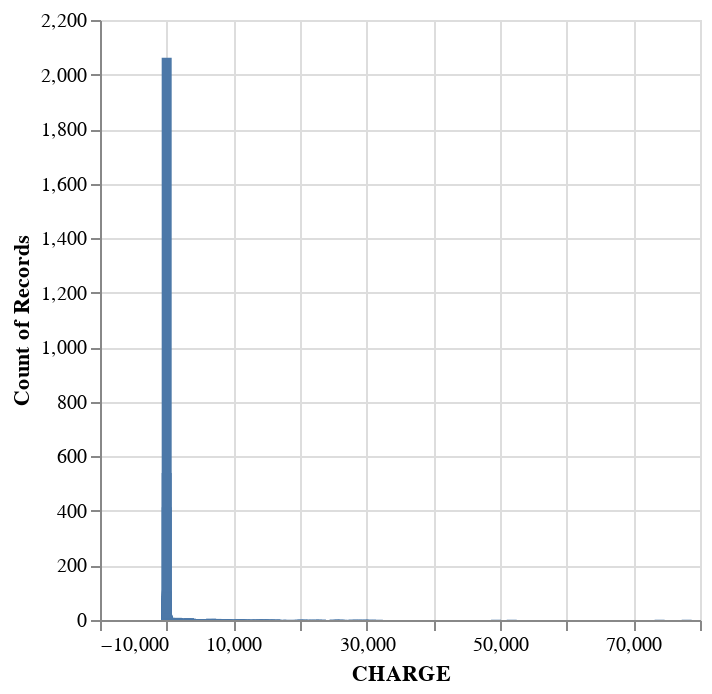

Notebook code for this chart:
### Code cell
# Create a bar chart (Charge)
alt.Chart(charges).mark_bar().encode(
    x='CHARGE:Q',
    y='count()',
)

### Figure 1 — Vega specification as saved in the notebook (floating-point values rounded to 4 significant figures; data arrays with more than 128 entries replaced by an {"elided": "..."} marker saying what was removed)
{"$schema": "https://vega.github.io/schema/vega/v5.json", "data": [{"name": "source_0", "values": {"elided": "3129 records"}}, {"name": "source_0_x_domain_CHARGE", "values": [{"min": 0.01, "max": 78000.0}]}, {"name": "source_0_y_domain___count", "values": [{"min": 1, "max": 2062}]}], "marks": [{"type": "rect", "name": "marks", "from": {"data": "source_0"}, "encode": {"update": {"y2": {"value": 0, "scale": "y"}, "description": {"signal": "\"CHARGE: \" + (format(datum[\"CHARGE\"], \"\")) + \"; Count of Records: \" + (format(datum[\"__count\"], \"\"))"}, "fill": {"value": "#4c78a8"}, "ariaRoleDescription": {"value": "bar"}, "xc": {"field": "CHARGE", "scale": "x"}, "y": {"field": "__count", "scale": "y"}, "width": {"value": 5}}}, "style": ["bar"]}], "scales": [{"name": "x", "type": "linear", "domain": [{"signal": "(data(\"source_0_x_domain_CHARGE\")[0] || {}).min"}, {"signal": "(data(\"source_0_x_domain_CHARGE\")[0] || {}).max"}], "range": [0, {"signal": "width"}], "zero": false, "nice": true, "padding": 5}, {"name": "y", "type": "linear", "domain": [{"signal": "(data(\"source_0_y_domain___count\")[0] || {}).min"}, {"signal": "(data(\"source_0_y_domain___count\")[0] || {}).max"}], "range": [{"signal": "height"}, 0], "zero": true, "nice": true}], "axes": [{"scale": "x", "maxExtent": 0, "gridScale": "y", "labels": false, "minExtent": 0, "orient": "bottom", "domain": false, "ticks": false, "zindex": 0, "tickCount": {"signal": "ceil(width/40)"}, "aria": false, "grid": true}, {"scale": "y", "grid": true, "orient": "left", "domain": false, "labels": false, "minExtent": 0, "maxExtent": 0, "gridScale": "x", "tickCount": {"signal": "ceil(height/40)"}, "ticks": false, "aria": false, "zindex": 0}, {"scale": "x", "tickCount": {"signal": "ceil(width/40)"}, "labelOverlap": true, "orient": "bottom", "zindex": 0, "grid": false, "title": "CHARGE", "labelFlush": true}, {"scale": "y", "grid": false, "title": "Count of Records", "labelOverlap": true, "zindex": 0, "orient": "left", "tickCount": {"signal": "ceil(height/40)"}}], "padding": 5, "height": 300, "width": 300, "style": "cell", "background": "white"}
